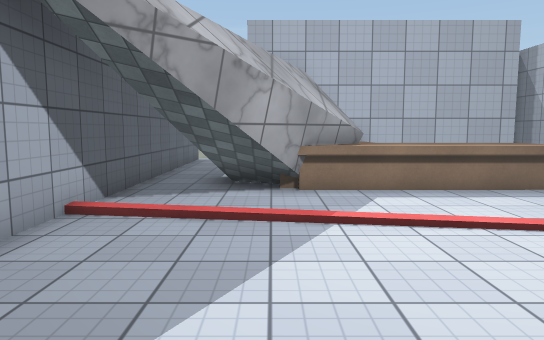
view 1 (above)

16 first-person views from a walk through a scene from a Unity 3-D project. The camera is 1.4 m above the floor, tilts 6° down and sees 70° across. The floor is counted in squares, 1 m on a side. Each view is taken from the middle of a square. On the plan, view 1 faces up. The plan holds only what a view shows up to about 16 squares ahead; the rest is blank. The place goes on beyond the plan. The player character is not drawn. Surface patterns are stand-ins for the level's own textures.

view 2
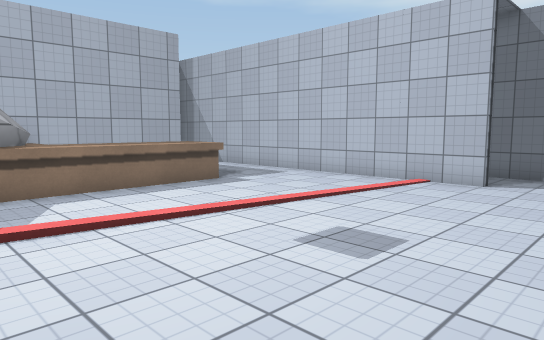

view 3
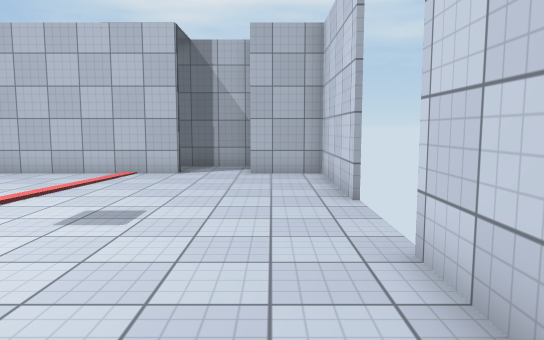

view 4
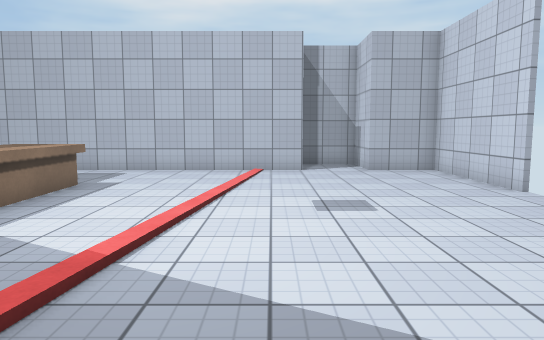

view 5
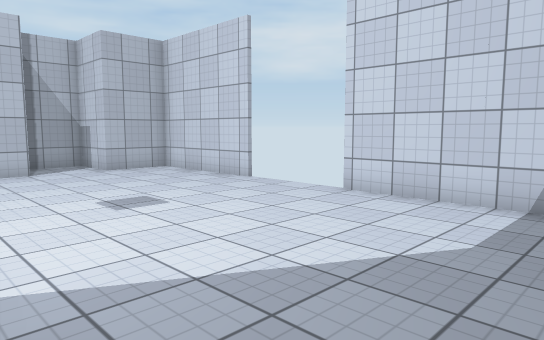

view 6
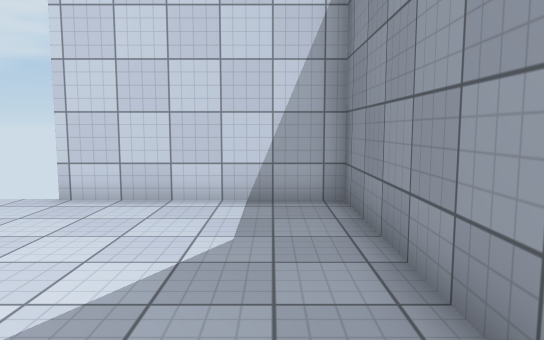

view 7
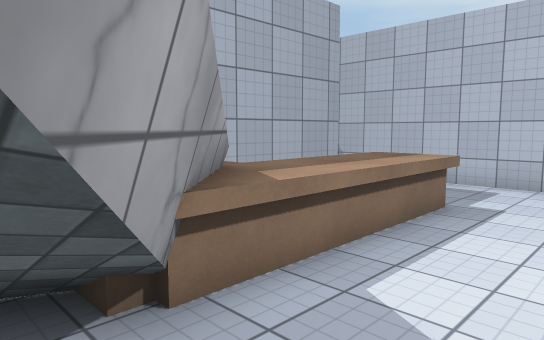

view 8
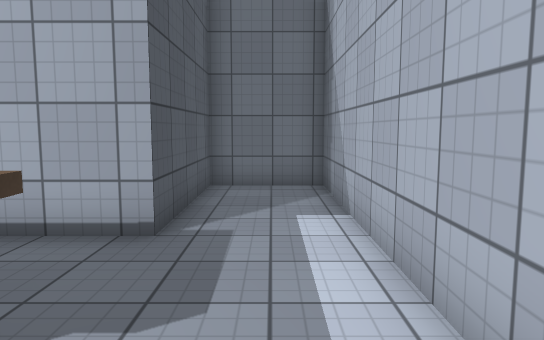

view 9
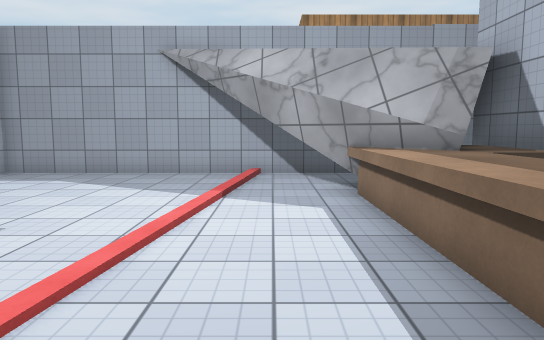

view 10
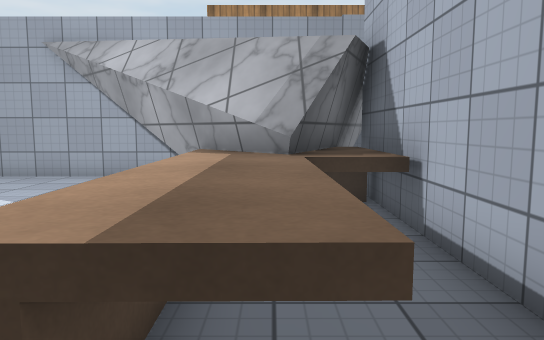

view 11
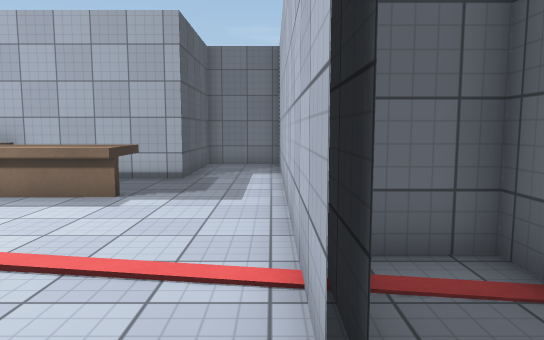

view 12
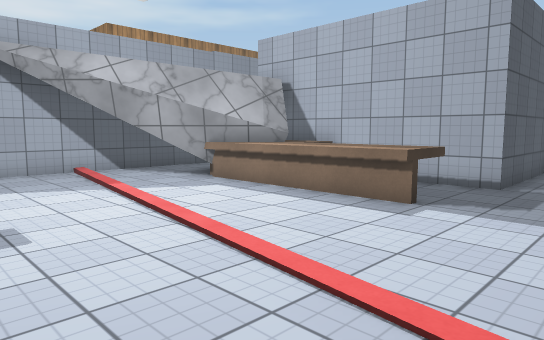

view 13
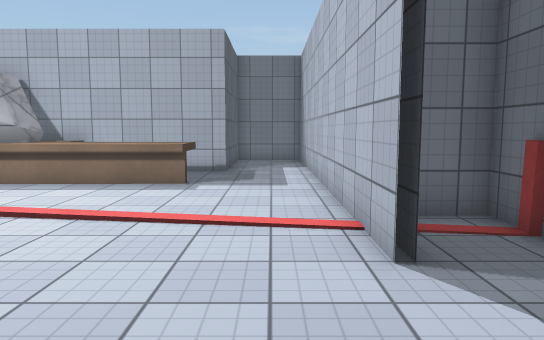

view 14
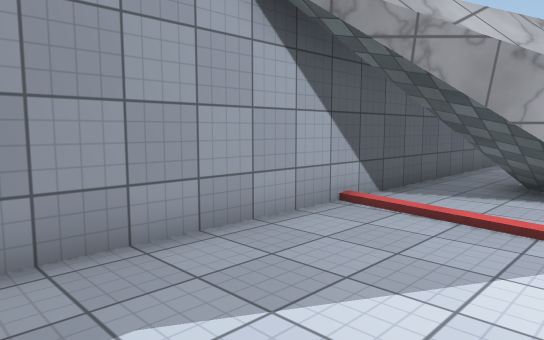

view 15
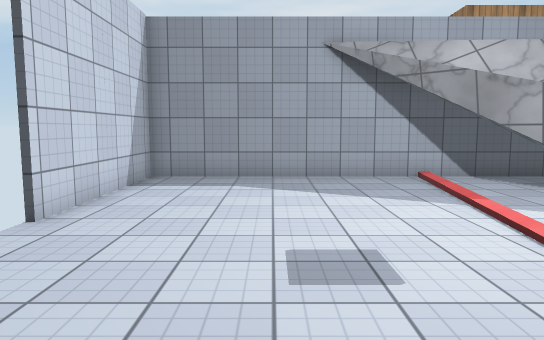

view 16
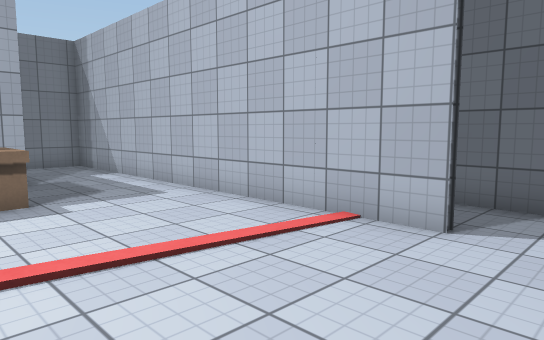

### Floor plan
Key: @ floor where view 1 was taken; # wall or solid block; x gap in a wall; . floor; / step, stairs or slope; ^ raised ledge; T thing the floor can be seen under or through.
Columns run from 4 left of view 1 to 13 right of it. Each row starts with its distance up from view 1.
 17            ####
 16 #.         #..#
 15 #..        #..#
 14 #..        #..#
 13 #..        #..#
 12 #.##########..#
 11 #.  ##^^......#
 10 #.   ##^^^^^..#
  9 #.TTTT^^^^^^..#
  8 #.TTT.........#
  7 #..T..........#
  6 #/////........#
  5 #.............####
  4 #.............#..#
  3 #.............#..#
  2 #................#
  1 #..............###
  0 #...@.........##
 -1 #.............#
 -2 ######x   #####

Where each view was taken, in squares from view 1:
view 1: 0 up, 0 right, facing up
view 2: 0 up, 0 right, facing up-right
view 3: 0 up, 2 left, facing right
view 4: 4 up, 3 left, facing right
view 5: 6 up, 3 left, facing down-right
view 6: 6 up, 2 left, facing down
view 7: 6 up, 1 left, facing up-right
view 8: 7 up, 9 right, facing up
view 9: 7 up, 9 right, facing left
view 10: 10 up, 8 right, facing left
view 11: 1 up, 10 right, facing up
view 12: 2 up, 10 right, facing up-left
view 13: 1 down, 9 right, facing up
view 14: 0 up, 1 right, facing up-left
view 15: 2 up, 8 right, facing left
view 16: 1 up, 5 right, facing up-right
